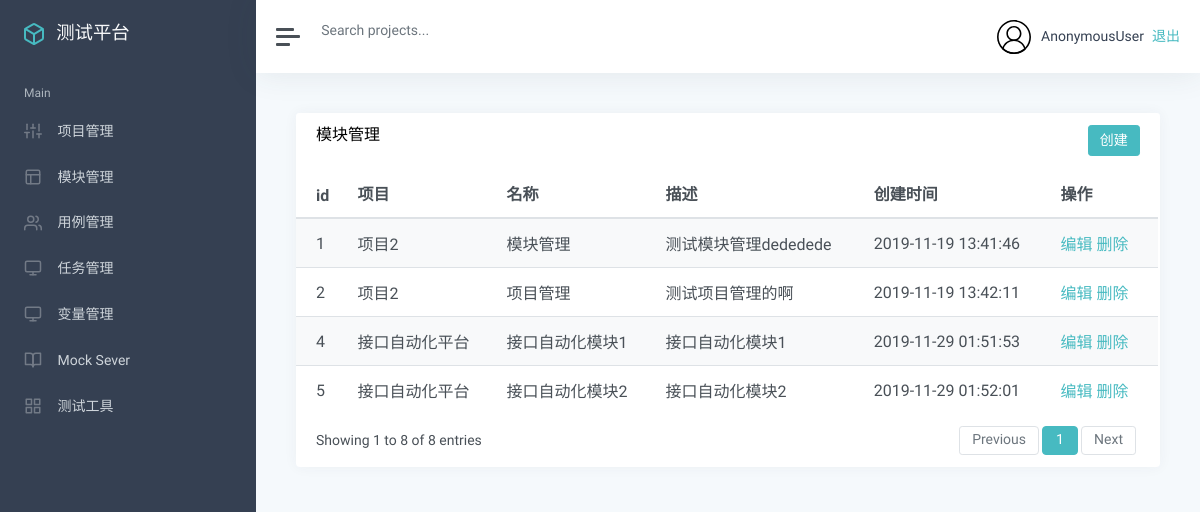
The page /manage/module_list/ on the database its author committed.
### app_manage/models.py (models this page shows, shortened)
class Module(models.Model):
    project = models.ForeignKey(Project, on_delete=models.CASCADE)
    name = models.CharField("名称", max_length=100, null=False, default='')
    describe = models.TextField("描述", default="")
    update_time = models.DateTimeField("更新时间", auto_now=True)
    create_time = models.DateTimeField("创建时间", auto_now_add=True)

class Project(models.Model):
    name = models.CharField("名称", max_length=100, null=False, default='')
    describe = models.TextField("描述", default="")
    status = models.BooleanField("状态", default=True)
    update_time = models.DateTimeField("更新时间", auto_now=True)
    create_time = models.DateTimeField("创建时间", auto_now_add=True)
    def __str__(self):
        return self.name

### app_manage/views/module_view.py (the view)
# urls.py: path('module_list/', module_view.list_module),
def list_module(request):
    module_list = Module.objects.all()
    return render(request, 'module/list.html', {
        'modules':module_list
    })

### templates/module/list.html (shortened to what this page needs)
{% extends "manage.html" %}
{% block manage %}
<div class="card flex-fill">
    <div class="card-header">
        <h5 class="card-title mb-0" style="float:left">模块管理</h5>
        <button onclick="add()" type="button" class="btn btn-primary" style="float:right">创建</button>
    </div>
    <div id="datatables-dashboard-traffic_wrapper" class="dataTables_wrapper dt-bootstrap4 no-footer">
        <div class="row">
            <div class="col-sm-12">
                <table id="datatables-dashboard-traffic" class="table table-striped my-0 dataTable no-footer"
                    role="grid" aria-describedby="datatables-dashboard-traffic_info">
                    <thead>
                        <tr role="row">
                            <th>id</th>
                            <th>项目</th>
                            <th>名称</th>
                            <th>描述</th>
                            <th>创建时间</th>
                            <th>操作</th>
                        </tr>
                    </thead>
                    <tbody>
                        {% for m in modules %}
                        <tr role="row" class="odd">
                            <td>{{ m.id }}</td>
                            <td>{{ m.project }}</td>
                            <td>{{ m.name }}</td>
                            <td>{{ m.describe }}</td>
                            <td>{{ m.create_time |date:"Y-m-d H:i:s"}}</td>
                            <td>
                                <a href="/manage/module_edit/{{m.id}}/">编辑</a>
                                <a href="/manage/module_delete/{{m.id}}/">删除</a>
                            </td>
                        </tr>
                        {% endfor %}
                    </tbody>
                </table>
            </div>
        </div>
        <div class="row">
            <div class="col-sm-12 col-md-5">
                <div class="dataTables_info" id="datatables-dashboard-traffic_info" role="status" aria-live="polite">
                    Showing 1 to 8 of 8 entries
                </div>
            </div>
            <div class="col-sm-12 col-md-7">
                <div class="dataTables_paginate paging_simple_numbers" id="datatables-dashboard-traffic_paginate">
                    <ul class="pagination">
                        <li class="paginate_button page-item previous disabled"
                            id="datatables-dashboard-traffic_previous">
                            <a href="#" aria-controls="datatables-dashboard-traffic" data-dt-idx="0" tabindex="0"
                                class="page-link">Previous</a>
                        </li>
                        <li class="paginate_button page-item active">
                            <a href="#" aria-controls="datatables-dashboard-traffic" data-dt-idx="1" tabindex="0"
                                class="page-link">1</a>
                        </li>
                        <li class="paginate_button page-item next disabled" id="datatables-dashboard-traffic_next">
                            <a href="#" aria-controls="datatables-dashboard-traffic" data-dt-idx="2" tabindex="0"
                                class="page-link">Next</a>
                        </li>
                    </ul>
                </div>
            </div>
        </div>
    </div>
</div>
{% endblock %}

### rows shown on the page
Module: id "1", project "项目2", name "模块管理", describe "测试模块管理dededede", create_time "2019-11-19 13:41:46"
Module: id "2", project "项目2", name "项目管理", describe "测试项目管理的啊", create_time "2019-11-19 13:42:11"
Module: id "4", project "接口自动化平台", name "接口自动化模块1", describe "接口自动化模块1", create_time "2019-11-29 01:51:53"
Module: id "5", project "接口自动化平台", name "接口自动化模块2", describe "接口自动化模块2", create_time "2019-11-29 01:52:01"

### other values the page prints
{{ user }} "AnonymousUser"
